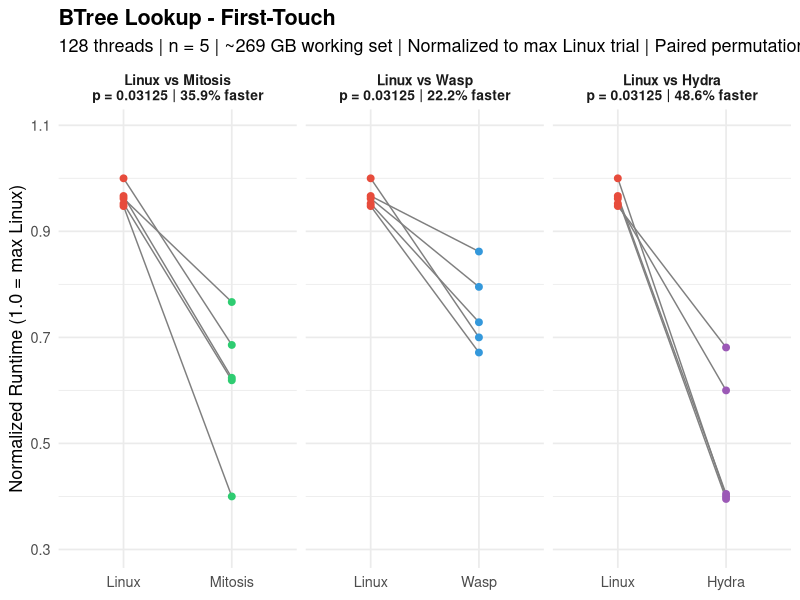
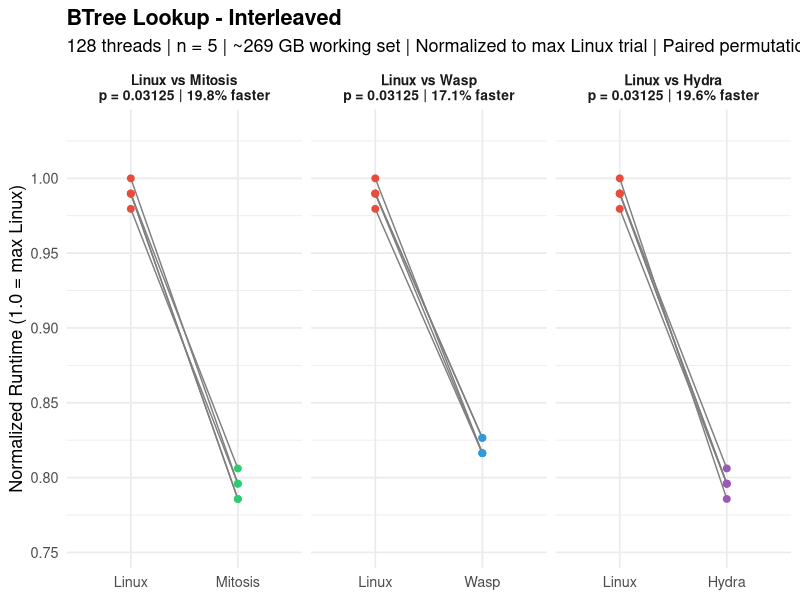

Write the R code that produced these figures, in order.
###############################################################################
###                           btree.R                                       ###
###############################################################################

library(ggplot2)

# =============================================================================
# RAW DATA: Lookup Runtime (seconds) – BTree bench_btree_mt, 128 threads, n=5
# Working Set: ~269 GB (Allocator total: 268,579 MB)
# 3B elements, 1.31B lookups, tree height 9
# Metric: "got ... sum in X seconds"
# =============================================================================

data <- list(
  # --- LINUX First-Touch (linux/output_0..4.txt) ---
  linux_ft  = c(202, 200, 203, 210, 199),

  # --- LINUX Interleaved (linux/output_i_0..4.txt) ---
  linux_il  = c(97, 97, 97, 98, 96),

  # --- WASP First-Touch (wasp/output_0..4.txt) ---
  wasp_ft   = c(167, 153, 181, 147, 141),

  # --- WASP Interleaved (wasp/output_i_0..4.txt) ---
  wasp_il   = c(80, 81, 81, 80, 80),

  # --- MITOSIS Replicated (mitosis/output_r_0..4.txt) ---
  mitosis_ft  = c(161, 130, 131, 144, 84),

  # --- MITOSIS Replicated+Interleaved (mitosis/output_ri_0..4.txt) ---
  mitosis_il  = c(79, 77, 77, 78, 78),

  # --- HYDRA Replicated (hydra/repl_order_9/output_r_0..4.txt) ---
  hydra_ft  = c(83, 126, 85, 84, 143),

  # --- HYDRA Replicated+Interleaved (hydra/repl_order_9/output_ri_0..4.txt) ---
  hydra_il  = c(79, 78, 78, 77, 78)
)

# =============================================================================
# PAIRED PERMUTATION TEST (exact, one-sided: Linux slower → diff > 0)
# =============================================================================

perm_test <- function(baseline, treatment) {
  d <- baseline - treatment
  obs <- mean(d)
  n <- length(d)
  perm_stats <- numeric(2^n)
  for (i in 0:(2^n - 1)) {
    signs <- 2 * as.integer(intToBits(i)[1:n]) - 1
    perm_stats[i + 1] <- mean(signs * abs(d))
  }
  p <- mean(perm_stats >= obs)
  return(list(obs = obs, p = p))
}

# =============================================================================
# RUN ALL TESTS
# =============================================================================

policies <- c("ft", "il")
policy_labels <- c(ft = "First-Touch", il = "Interleaved")
systems <- c("mitosis", "wasp", "hydra")

results <- data.frame()

pdf("btree.pdf", width = 10, height = 5)

for (pol in policies) {
  linux_key <- paste0("linux_", pol)
  for (sys in systems) {
    sys_key <- paste0(sys, "_", pol)
    res <- perm_test(data[[linux_key]], data[[sys_key]])
    results <- rbind(results, data.frame(
      Policy = policy_labels[pol],
      Comparison = paste("Linux vs", tools::toTitleCase(sys)),
      Linux_Mean = round(mean(data[[linux_key]]), 3),
      Sys_Mean = round(mean(data[[sys_key]]), 3),
      MeanDiff = round(res$obs, 3),
      PctFaster = round(res$obs / mean(data[[linux_key]]) * 100, 1),
      p_value = res$p,
      stringsAsFactors = FALSE
    ))
  }
}

# Print results table
cat("\n====== PAIRED PERMUTATION TEST RESULTS (exact, one-sided) ======\n")
cat("====== BTree | 128 threads | ~269 GB working set | n=5        ======\n\n")
print(results, row.names = FALSE)

# Count significant results
cat("\n\nSignificant (p < 0.05):", sum(results$p_value < 0.05), "of", nrow(results), "\n")
cat("Non-significant (p >= 0.05):", sum(results$p_value >= 0.05), "of", nrow(results), "\n")

# =============================================================================
# PLOTS: One per policy, with 3 facets (Mitosis, WASP, Hydra)
# =============================================================================

for (pol in policies) {
  linux_key <- paste0("linux_", pol)
  max_linux <- max(data[[linux_key]])
  df_list <- list()

  for (sys in systems) {
    sys_key <- paste0(sys, "_", pol)
    res <- perm_test(data[[linux_key]], data[[sys_key]])
    sys_label <- tools::toTitleCase(sys)
    pct <- round(res$obs / mean(data[[linux_key]]) * 100, 1)
    label <- paste0("Linux vs ", sys_label,
                    "\np = ", res$p,
                    " | ", pct, "% faster")
    df_list[[sys]] <- data.frame(
      Trial = rep(1:5, 2),
      Zeit = c(data[[linux_key]] / max_linux, data[[sys_key]] / max_linux),
      Bedingung = factor(rep(c("Linux", sys_label), each = 5),
                         levels = c("Linux", sys_label)),
      Vergleich = label
    )
  }

  df <- do.call(rbind, df_list)
  df$Vergleich <- factor(df$Vergleich, levels = unique(df$Vergleich))

  # Compute y-axis limits with padding
  y_min <- min(df$Zeit)
  y_max <- max(df$Zeit)
  y_pad <- (y_max - y_min) * 0.15

  p <- ggplot(df, aes(x = Bedingung, y = Zeit)) +
    geom_line(aes(group = Trial), color = "gray50", linewidth = 0.5) +
    geom_point(aes(color = Bedingung), size = 2) +
    scale_color_manual(values = c("Linux" = "#E74C3C",
                                  "Mitosis" = "#2ECC71",
                                  "Wasp" = "#3498DB",
                                  "Hydra" = "#9B59B6")) +
    coord_cartesian(ylim = c(y_min - y_pad, y_max + y_pad)) +
    facet_wrap(~ Vergleich, scales = "free_x") +
    labs(
      title = paste0("BTree Lookup - ", policy_labels[pol]),
      subtitle = "128 threads | n = 5 | ~269 GB working set | Normalized to max Linux trial | Paired permutation test",
      x = NULL,
      y = "Normalized Runtime (1.0 = max Linux)"
    ) +
    theme_minimal(base_size = 13) +
    theme(legend.position = "none",
          plot.title = element_text(face = "bold"),
          strip.text = element_text(face = "bold", size = 10))

  print(p)
}

dev.off()
cat("Saved all plots to btree.pdf\n")
